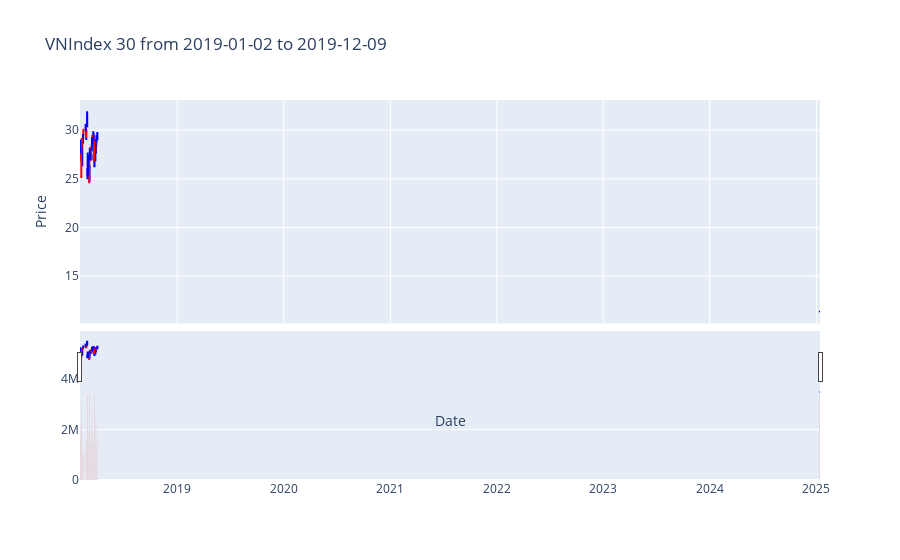

The notebook cell this image was saved under:
### Code cell
from vnquant import plot
plot.vnquant_candle_stick(data = data,
                      title='VNIndex 30 from 2019-01-02 to 2019-12-09',
                      ylab='Date', xlab='Price',
                      show_vol=True)
